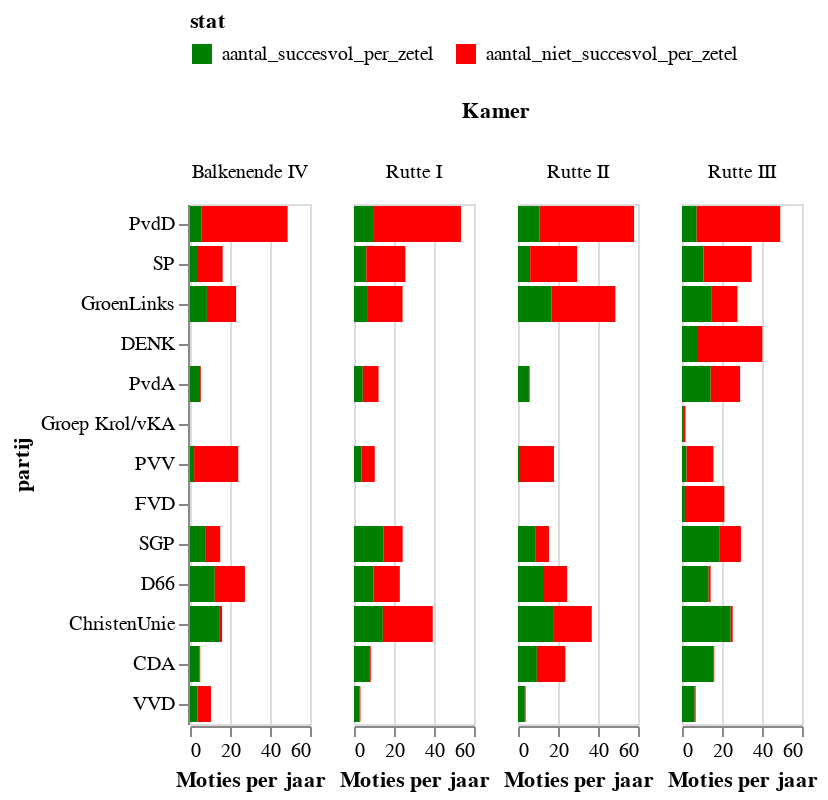

The cell this chart's notebook holds for it:
### Markdown cell above
Deze visualisatie geeft weer hoe succesvol partijen zijn geweest tijdens de verschillende kamerperiodes. Je ziet bijvoorbeeld de PVV, PvdD en SP als partijen met veel moties, maar weinig succesvolle. Ook worden de moties van regeringspartijen vaker aangenomen. Dit komt natuurlijk doordat ze met de regeringspartijen een meerderheid hebben in de TK. Laten we nu eens kijken hoe deze grafiek eruit ziet per zetel, om een soort van 'productiviteit' te meten.

### Code cell
# hide_input
chart = alt.Chart(stats).mark_bar().encode(
    column='Kamer',
    x='value:Q',
    y=alt.Y('partij:N', sort=list(parties[::-1])),
    color=alt.Color('stat',
                scale=alt.Scale(
        domain=['aantal_succesvol_per_zetel','aantal_niet_succesvol_per_zetel'],
        range=['green', 'red']),
        legend=alt.Legend(orient="top"))
).properties(width=60).transform_filter(alt.FieldOneOfPredicate(field='stat', oneOf=['aantal_succesvol_per_zetel','aantal_niet_succesvol_per_zetel']))
chart.encoding.x.title = 'Moties per jaar'
chart

### Figure 1 — Vega-Lite specification as saved in the notebook (floating-point values rounded to 4 significant figures; data arrays with more than 128 entries replaced by an {"elided": "..."} marker saying what was removed)
{"config": {"view": {"continuousWidth": 400, "continuousHeight": 300}}, "data": {"name": "data-9e6855806c14c96870bc4535769f6e44"}, "mark": "bar", "encoding": {"color": {"type": "nominal", "field": "stat", "legend": {"orient": "top"}, "scale": {"domain": ["aantal_succesvol_per_zetel", "aantal_niet_succesvol_per_zetel"], "range": ["green", "red"]}}, "column": {"type": "nominal", "field": "Kamer"}, "x": {"type": "quantitative", "field": "value", "title": "Moties per jaar"}, "y": {"type": "nominal", "field": "partij", "sort": ["PvdD", "SP", "GroenLinks", "DENK", "PvdA", "Groep Krol/vKA", "PVV", "FVD", "SGP", "D66", "ChristenUnie", "CDA", "VVD"]}}, "transform": [{"filter": {"field": "stat", "oneOf": ["aantal_succesvol_per_zetel", "aantal_niet_succesvol_per_zetel"]}}], "width": 60, "$schema": "https://vega.github.io/schema/vega-lite/v4.8.1.json", "datasets": {"data-9e6855806c14c96870bc4535769f6e44": {"elided": "301 records"}}}
